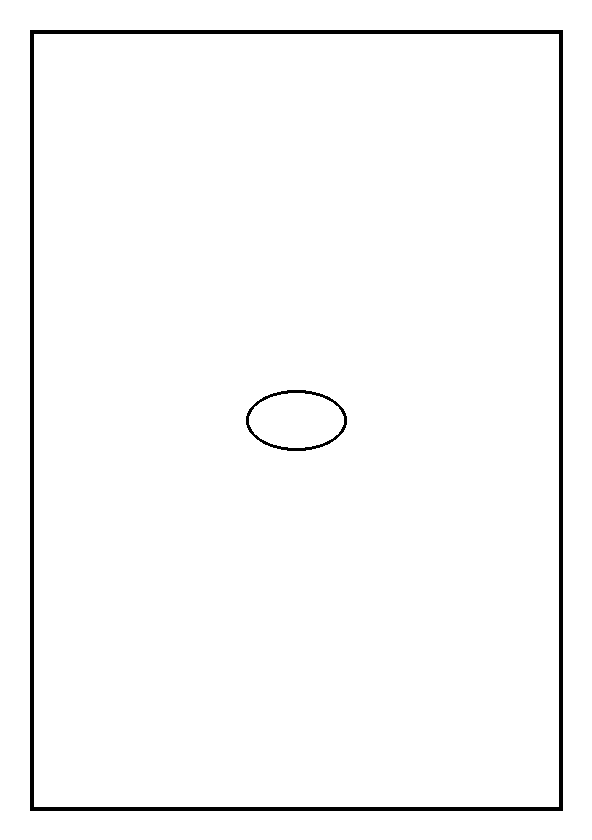
#> input picture TEST_COLORING_1.png, 592 x 840 px
$ python debug_line_processing.py ../TEST_COLORING_1.png
#> lines starting #> are read from the running program, lines starting #| are printed output that depends on the picture; after the words box and inside, x2 and y2 are one past the last pixel; in counts of white or black regions, pixels touching at a corner belong together
#!/usr/bin/env python3
"""
Debug Line Processing - Find where content is being lost
"""

import cv2
import numpy as np
from PIL import Image, ImageEnhance, ImageFilter
import logging
from pathlib import Path

logging.basicConfig(level=logging.INFO, format='%(asctime)s - %(levelname)s - %(message)s')
logger = logging.getLogger(__name__)

def debug_line_processing(input_image_path, output_dir="debug_processing"):
    """Debug line processing step by step to find where content is lost"""
#> called with input_image_path = '../TEST_COLORING_1.png', output_dir = 'debug_processing'

    output_dir = Path(output_dir)
    output_dir.mkdir(exist_ok=True)

    print(f"🔍 DEBUG LINE PROCESSING")
    print(f"Input: {input_image_path}")
    print(f"Output dir: {output_dir}")
    print("=" * 50)

    # Load image
    try:
        if isinstance(input_image_path, str):
            image = Image.open(input_image_path)
#> image is the input picture: PIL image 592x840 RGB; 97.8% white; 2 black regions, box (x1, y1, x2, y2) and area: (30, 30, 563, 811) 10448, (246, 390, 347, 451) 720
        else:
            image = input_image_path

        # Save original
        image.save(output_dir / "0_original.png")
        print("✅ Step 0: Saved original")

    except Exception as e:
        print(f"❌ Could not load input image: {e}")
        return None

    # Convert to numpy array
    img_array = np.array(image)

    # Convert to grayscale
    if len(img_array.shape) == 3:
        gray = cv2.cvtColor(img_array, cv2.COLOR_RGB2GRAY)
    else:
        gray = img_array

    # Save grayscale
    gray_pil = Image.fromarray(gray)
    gray_pil.save(output_dir / "1_grayscale.png")
    print("✅ Step 1: Converted to grayscale")

    # PRE-PROCESSING: Denoising
    gray_denoised = cv2.bilateralFilter(gray, 15, 100, 100)
    denoised_pil = Image.fromarray(gray_denoised)
    denoised_pil.save(output_dir / "2_denoised.png")
    print("✅ Step 2: Applied denoising")

    # MANGA PROCESSING (as used in the log)
    edges = cv2.adaptiveThreshold(gray_denoised, 255, cv2.ADAPTIVE_THRESH_MEAN_C, cv2.THRESH_BINARY, 3, 3)
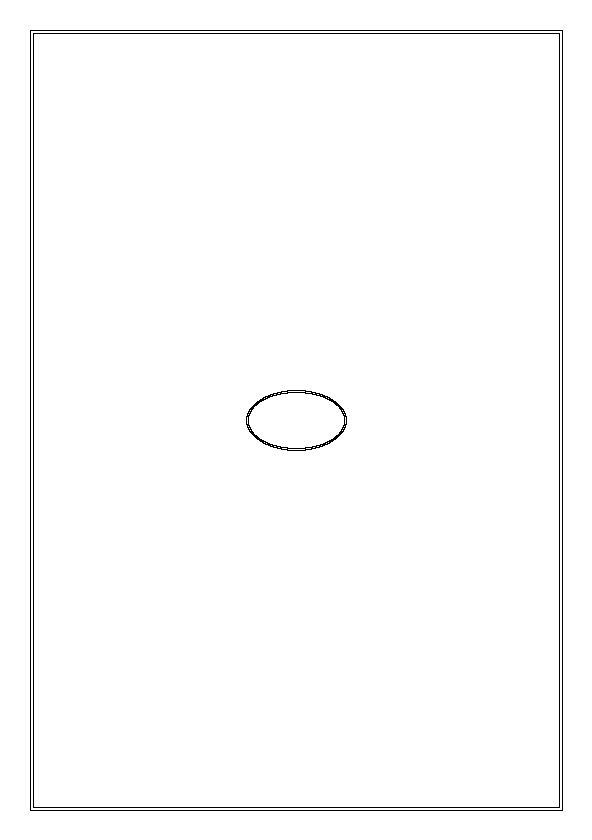
#> edges: shape (840, 592); 98.8% white; black in thin lines or dots, all inside (x1, y1, x2, y2) = (30, 30, 563, 811)
    edges_pil = Image.fromarray(edges)
    edges_pil.save(output_dir / "3_adaptive_threshold.png")
    print("✅ Step 3: Applied adaptive threshold")

    # Check if we lost content here
    white_pixels = np.sum(edges == 255)
#> white_pixels = 491444
    black_pixels = np.sum(edges == 0)
#> black_pixels = 5836
    total_pixels = edges.shape[0] * edges.shape[1]
#> total_pixels = 497280
    content_ratio = black_pixels / total_pixels
#> content_ratio = 0.0117
    print(f"   📊 Content ratio after threshold: {content_ratio:.3f} ({black_pixels} black pixels)")
#|    📊 Content ratio after threshold: 0.012 (5836 black pixels)

    if content_ratio < 0.01:  # Less than 1% content
        print("⚠️  WARNING: Very little content after adaptive threshold!")
        print("   This might indicate the original image was too light/faint")

        # Try different threshold values
        for thresh_val in [5, 7, 9, 11]:
            test_edges = cv2.adaptiveThreshold(gray_denoised, 255, cv2.ADAPTIVE_THRESH_MEAN_C, cv2.THRESH_BINARY, thresh_val, thresh_val)
            test_content = np.sum(test_edges == 0) / total_pixels
            test_pil = Image.fromarray(test_edges)
            test_pil.save(output_dir / f"3b_threshold_{thresh_val}.png")
            print(f"   📊 Threshold {thresh_val}: content ratio {test_content:.3f}")

            if test_content > 0.05:  # More than 5% content
                print(f"   ✅ Better threshold found: {thresh_val}")
                edges = test_edges
                break

    # Stage 1: Connect broken lines
    kernel_connect = cv2.getStructuringElement(cv2.MORPH_RECT, (3, 3))
    edges = cv2.morphologyEx(edges, cv2.MORPH_CLOSE, kernel_connect, iterations=2)
#> edges: shape (840, 592); every value is 255
    edges_pil = Image.fromarray(edges)
    edges_pil.save(output_dir / "4_line_connect.png")
    print("✅ Step 4: Connected broken lines")

    # Stage 2: Thicken lines
    kernel_thick = cv2.getStructuringElement(cv2.MORPH_RECT, (2, 2))
    edges = cv2.dilate(edges, kernel_thick, iterations=1)
    edges_pil = Image.fromarray(edges)
    edges_pil.save(output_dir / "5_thicken_lines.png")
    print("✅ Step 5: Thickened lines")

    # AGGRESSIVE PROCESSING (this is where content might be lost)

    # Stage 1: Median blur
    edges = cv2.medianBlur(edges, 3)
    edges_pil = Image.fromarray(edges)
    edges_pil.save(output_dir / "6_median_blur.png")
    print("✅ Step 6: Applied median blur")

    # Stage 2: Connect nearby segments
    kernel_connect_final = cv2.getStructuringElement(cv2.MORPH_RECT, (3, 3))
    edges = cv2.morphologyEx(edges, cv2.MORPH_CLOSE, kernel_connect_final, iterations=3)
    edges_pil = Image.fromarray(edges)
    edges_pil.save(output_dir / "7_connect_segments.png")
    print("✅ Step 7: Connected nearby segments")

    # Stage 3: Remove tiny artifacts (THIS IS THE DANGEROUS STEP)
    kernel_clean = np.ones((3, 3), np.uint8)
    edges_before_clean = edges.copy()
    edges = cv2.morphologyEx(edges, cv2.MORPH_OPEN, kernel_clean, iterations=1)
    edges_pil = Image.fromarray(edges)
    edges_pil.save(output_dir / "8_remove_artifacts.png")

    # Check content loss
    content_before = np.sum(edges_before_clean == 0) / total_pixels
#> content_before = 0
    content_after = np.sum(edges == 0) / total_pixels
#> content_after = 0
    content_loss = (content_before - content_after) / content_before if content_before > 0 else 0
#> content_loss = 0

    print(f"✅ Step 8: Removed tiny artifacts")
    print(f"   📊 Content before: {content_before:.3f}, after: {content_after:.3f}")
#|    📊 Content before: 0.000, after: 0.000
    print(f"   📊 Content loss: {content_loss:.1%}")
#|    📊 Content loss: 0.0%

    if content_loss > 0.8:  # Lost more than 80% of content
        print("⚠️  WARNING: Major content loss in artifact removal!")
        print("   This step is too aggressive - using previous version")
        edges = edges_before_clean

    # Stage 4: Final line connection
    edges = cv2.morphologyEx(edges, cv2.MORPH_CLOSE, kernel_clean, iterations=2)
    edges_pil = Image.fromarray(edges)
    edges_pil.save(output_dir / "9_final_connect.png")
    print("✅ Step 9: Final line connection")

    # Stage 5: Binary threshold
    _, edges = cv2.threshold(edges, 127, 255, cv2.THRESH_BINARY)
    edges_pil = Image.fromarray(edges)
    edges_pil.save(output_dir / "10_binary_threshold.png")
    print("✅ Step 10: Binary threshold")

    # Convert back to PIL and RGB
    result = Image.fromarray(edges)
    result = result.convert('RGB')
#> result: PIL image 592x840 RGB; every value is 255
    result.save(output_dir / "11_rgb_conversion.png")
    print("✅ Step 11: RGB conversion")

    # Stage 6: Contrast enhancement
    enhancer = ImageEnhance.Contrast(result)
    result = enhancer.enhance(3.0)
    result.save(output_dir / "12_contrast_enhance.png")
    print("✅ Step 12: Contrast enhancement")

    # Stage 7: Unsharp mask
    result = result.filter(ImageFilter.UnsharpMask(radius=2, percent=300, threshold=1))
    result.save(output_dir / "13_unsharp_mask.png")
    print("✅ Step 13: Unsharp mask")

    # Stage 8: Final median filter
    result = result.filter(ImageFilter.MedianFilter(size=3))
    result.save(output_dir / "14_final_result.png")
    print("✅ Step 14: Final median filter")

    # Final analysis
    final_array = np.array(result.convert('L'))
    final_content = np.sum(final_array < 128) / total_pixels  # Count dark pixels
#> final_content = 0
    print(f"\n📊 FINAL ANALYSIS:")
    print(f"   Original content ratio: {content_ratio:.3f}")
#|    Original content ratio: 0.012
    print(f"   Final content ratio: {final_content:.3f}")
#|    Final content ratio: 0.000
    print(f"   Overall content loss: {(content_ratio - final_content) / content_ratio * 100:.1f}%" if content_ratio > 0 else "N/A")
#|    Overall content loss: 100.0%

    if final_content < 0.01:
        print("❌ RESULT: Final image is essentially blank!")
        print("   Recommendation: Reduce processing aggressiveness")
    elif final_content > 0.05:
        print("✅ RESULT: Final image has reasonable content")
    else:
        print("⚠️  RESULT: Final image has minimal content")

    return result

if __name__ == "__main__":
    import sys

    if len(sys.argv) != 2:
        print("Usage: python debug_line_processing.py <image_path>")
        print("Example: python debug_line_processing.py COLORING_TEST.png")
        sys.exit(1)

    input_path = sys.argv[1]
    if not Path(input_path).exists():
        print(f"❌ File not found: {input_path}")
        sys.exit(1)

    result = debug_line_processing(input_path)
    if result:
        print(f"\n✅ Debug processing complete!")
        print(f"Check the debug_processing/ directory for step-by-step images")
    else:
        print(f"\n❌ Debug processing failed!")
